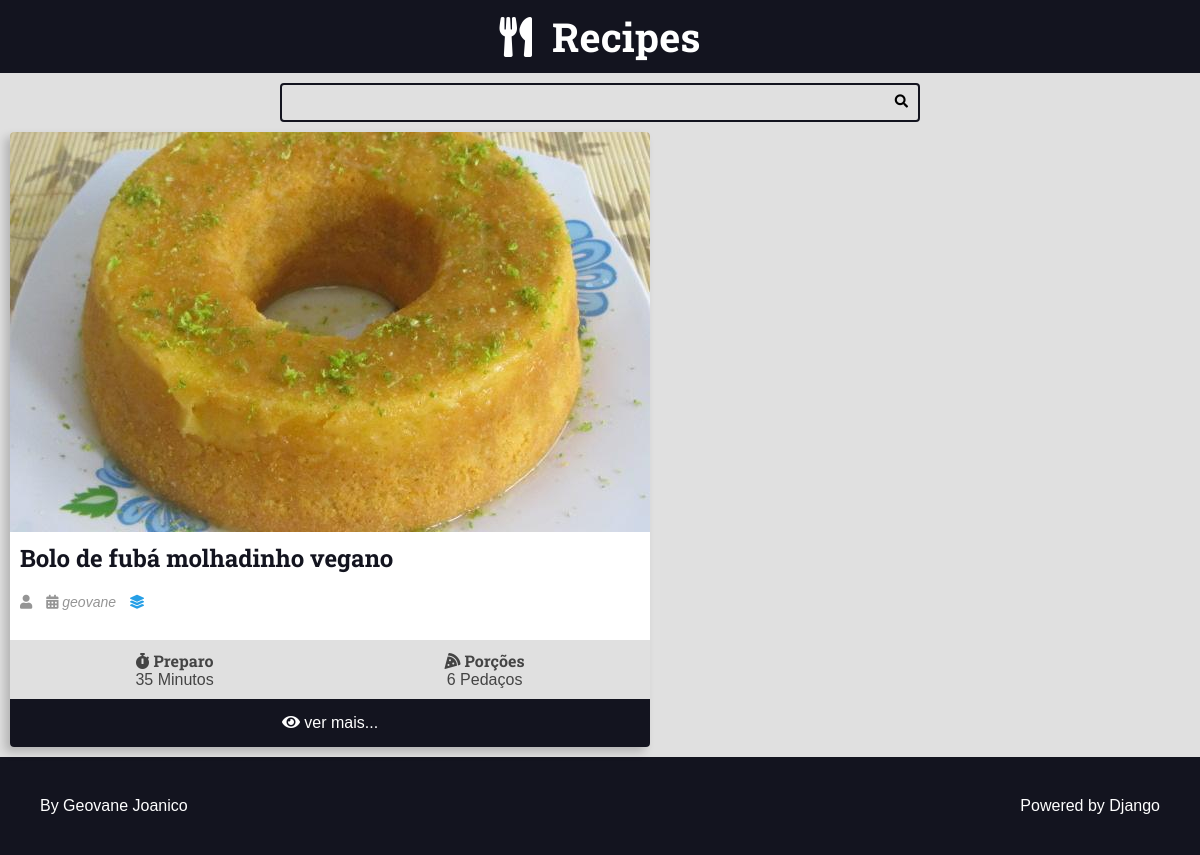
Page /recipes/category/3/ on the committed database.
### recipes/models.py (models this page shows, shortened)
class Recipe(models.Model):
    title = models.CharField(max_length=65)
    descripition = models.CharField(max_length=165)
    slug = models.SlugField()
    preparation_time = models.IntegerField()
    preparation_time_unit = models.CharField(max_length=65)
    servings = models.IntegerField()
    servings_unit = models.CharField(max_length=65)
    preparation_steps = models.TextField()
    preparation_steps_is_html = models.BooleanField(default=False)
    created_at = models.DateField(auto_now_add=True)
    updated_at = models.DateField(auto_now=True)
    is_published = models.BooleanField(default=False)
    cover = models.ImageField(upload_to='recipes/covers/%Y/%m/%d/', blank=True, default='')
    category = models.ForeignKey(Category, on_delete=models.SET_NULL, null=True, blank=True, default=None,)
    author = models.ForeignKey(User, on_delete=models.SET_NULL, null=True)

### recipes/views.py (the view)
# urls.py: path('recipes/category/<int:category_id>/', views.category, name="category"),
def category(request, category_id):
    recipes = Recipe.objects.filter(category__id=category_id, is_published=True).order_by('-id')
    return render(request, 'recipes/pages/category.html', context={
        'recipes': recipes,
    })

### recipes/templates/recipes/pages/category.html (shortened to what this page needs)
{% extends "global/base.html" %}
{% block content %}
<div class="main-content main-content-list container">
    {% for recipe in recipes %}
    {% include 'recipes/partials/recipe.html' %}
    {% endfor %}
 </div>
 {% endblock content %}

### recipes/templates/recipes/partials/recipe.html (shortened to what this page needs)
<div class="recipe recipe-list-item">
    {% if recipe.cover %}
    <div class="recipe-cover">
        <a href="{% url 'recipes:recipe' recipe.id %}">
        <img src="{{recipe.cover.url}}" alt="Temporário">
        </a>
    </div>
    {% endif %}
    <div class="recipe-title-container">
        <h2 class="recipe-title">
        <a href="{% url 'recipes:recipe' recipe.id %}">
        {{recipe.title}}</h2>
    </div>
    <div class="recipe-author">
        <span class="recipe-author-item">
            <i class="fas fa-user"></i>
        </span>
        <span class="recipe-author-item">
            <i class="fas fa-calendar-alt"></i>
            {% if recipe.author.first_name %}
            {{ recipe.created_at|date:"d/m/Y" }} às {{ recipe.created_at|time:"H:i" }}
            {% else %}
            {{ recipe.author.username }}
            {% endif %}
        </span>
        {% if recipe.category is not None %}
            <span class="recipe-author-item">
                <a href="{% url "recipes:category" recipe.category.id %}">
                    <i class="fas fa-layer-group"></i>
                </a>
            </span>
        {% endif %}
    </div>
    <div class="recipe-content">
    </div>
    <div class="recipe-meta-container">
        <div class="recipe-meta recipe-preparation">
            <h3 class="recipe-meta-title"><i class="fas fa-stopwatch"></i> Preparo</h3>
            <div class="recipe-meta-text">
                {{recipe.preparation_time}} {{recipe.preparation_time_unit}}
            </div>
        </div>
        <div class="recipe-meta recipe-servings">
            <h3 class="recipe-meta-title"><i class="fas fa-pizza-slice"></i> Porções</h3>
            <div class="recipe-meta-text">
                {{recipe.servings}} {{recipe.servings_unit}}
            </div>
        </div>
    </div>
    {% if is_detail_page is not True %}
    <footer class="recipe-footer">
        <a class="recipe-read-more button button-dark button-full-width" href={% url 'recipes:recipe' recipe.id %}>
            <i class="fas fa-eye"></i>
            <span>ver mais...</span>
    </footer>
    {% endif %}
</div>

### recipes/static/recipes/css/styles.css (style rules this page uses)
:root { --color-primary: #269fe6; --color-primary-hover: #2086c2; --color-primary-dark: #13141f; --color-primary-dark-hover: #212336; --color-primary-light: #d4ecfa; --color-primary-light-hover: #bdd8e7; --color-white: #fff; --color-black: #000; --color-dark-text: #444; --color-info-light: #cce5ff; --color-debug-light: #cce5ff; --color-success-light: #d4edda; --color-alert-light: #fff3cd; --color-warning-light: #fff3cd; --color-error-light: #f8d7da; --color-info-dark: #4d86c4; --color-debug-dark: #4d86c4; --color-success-dark: #4a9c5d; --color-alert-dark: #927f40; --color-warning-dark: #927f40; --color-error-dark: #da525d; --color-gray-0: #f9f9f9; --color-gray-1: #e0e0e0; --color-gray-2: #c7c7c7; --color-gray-3: #aeaeae; --color-gray-4: #959595; --color-gray-5: #7d7d7d; --color-gray-6: #646464; --color-gray-7: #4b4b4b; --color-gray-8: #323232; --color-gray-9: #191919; --font-primary: sans-serif; --font-headings: 'Roboto Slab', serif; --spacing-gutter-medium: 10px; --spacing-gutter-large: 4rem; }
* { padding: 0; margin: 0; box-sizing: border-box; }
html { font-size: 62.5%; }
body { font-size: 1.6rem; font-family: var(--font-primary); background: var(--color-gray-1); color: var(--color-dark-text); }
h1, h2, h3, h4, h5, h6 { font-family: var(--font-headings); }
.container { max-width: 144rem; margin: 0 auto; padding: var(--spacing-gutter-medium); }
.main-content { padding-top: 0; }
.main-content-list { display: grid; grid-template-columns: repeat(auto-fit, minmax(340px, 1fr)); gap: var(--spacing-gutter-large); }
.recipe { background: var(--color-white); box-shadow: -5px 5px 10px rgba(0, 0, 0, .2); transform: scale(1); transition: all 300ms ease-in-out; border-radius: .4rem; overflow: hidden; }
.recipe img { max-width: 100%; }
.recipe-list-item { max-width: 64rem; height: fit-content; }
.recipe-title-container { padding: var(--spacing-gutter-medium); padding-bottom: 2rem; }
.recipe-title-container a { text-decoration: none; color:var(--color-primary-dark); }
.recipe-author { padding: 0 var(--spacing-gutter-medium); }
.recipe-content { padding: var(--spacing-gutter-medium); padding-top: 2rem; }
.recipe-author-item { color: var(--color-gray-4); margin-right: 1rem; font-style: italic; font-size: 1.4rem; }
.recipe-author a { color: var(--color-primary); transition: all 300ms ease-in-out; text-decoration: none; }
.recipe-meta-container { display: flex; flex-flow: row wrap; padding: var(--spacing-gutter-medium); background: var(--color-gray-1); }
.recipe-meta { display: flex; flex-flow: column nowrap; flex-shrink: 1; flex-grow: 1; text-align: center; }
.recipe-meta-title { font-size: 1.6rem; }
.recipe-footer a { background: var(--color-primary-dark); display: block; color: var(--color-white); text-decoration: none; text-align: center; padding: 1.5rem var(--spacing-gutter-medium); transition: all 300ms ease-in-out; }

### rows in the picture
Recipe: cover (picture), title "Bolo de fubá molhadinho vegano", author.username "geovane", preparation_time "35", preparation_time_unit "Minutos", servings "6", servings_unit "Pedaços"
